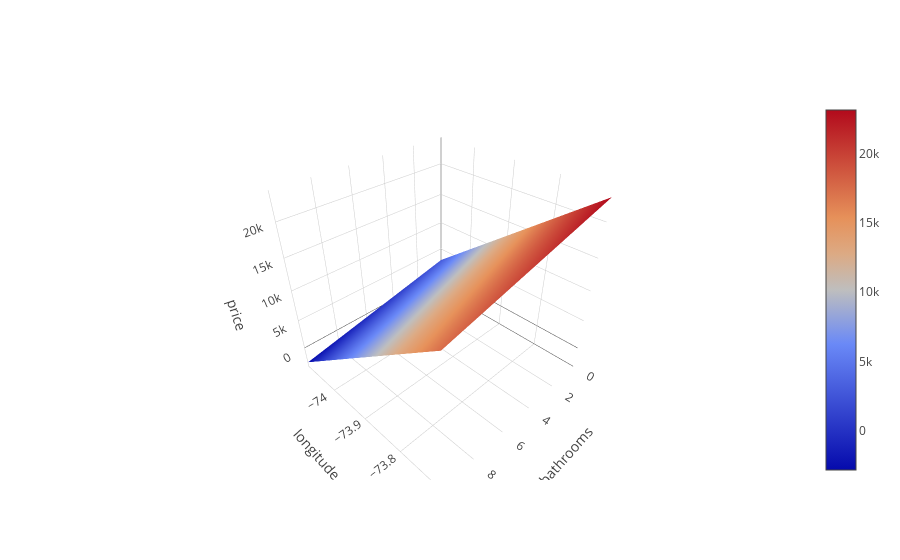

The code cell stored with this chart in its notebook:
### Code cell
# TODO
print('Coefficients: ', model.coef_)
viz3D(model, X, features, target)
